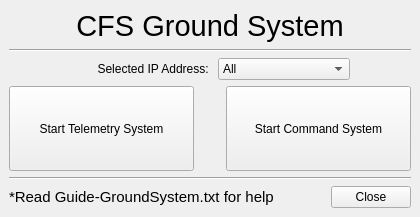
<?xml version="1.0" encoding="UTF-8"?>
<ui version="4.0">
 <class>MainWindow</class>
 <widget class="QMainWindow" name="MainWindow">
  <property name="enabled">
   <bool>true</bool>
  </property>
  <property name="geometry">
   <rect>
    <x>0</x>
    <y>0</y>
    <width>420</width>
    <height>217</height>
   </rect>
  </property>
  <property name="sizePolicy">
   <sizepolicy hsizetype="Preferred" vsizetype="Preferred">
    <horstretch>24</horstretch>
    <verstretch>0</verstretch>
   </sizepolicy>
  </property>
  <property name="windowTitle">
   <string>Main Window</string>
  </property>
  <widget class="QWidget" name="centralwidget">
   <layout class="QVBoxLayout" name="verticalLayout">
    <item>
     <widget class="QLabel" name="labelHomeTittle">
      <property name="font">
       <font>
        <pointsize>22</pointsize>
        <weight>50</weight>
        <bold>false</bold>
       </font>
      </property>
      <property name="text">
       <string>CFS Ground System</string>
      </property>
      <property name="alignment">
       <set>Qt::AlignCenter</set>
      </property>
     </widget>
    </item>
    <item>
     <widget class="Line" name="line_2">
      <property name="orientation">
       <enum>Qt::Horizontal</enum>
      </property>
     </widget>
    </item>
    <item>
     <layout class="QHBoxLayout" name="horizontalLayout">
      <item>
       <spacer name="horizontalSpacer">
        <property name="orientation">
         <enum>Qt::Horizontal</enum>
        </property>
        <property name="sizeHint" stdset="0">
         <size>
          <width>40</width>
          <height>20</height>
         </size>
        </property>
       </spacer>
      </item>
      <item>
       <widget class="QLabel" name="label_3">
        <property name="sizePolicy">
         <sizepolicy hsizetype="Fixed" vsizetype="Preferred">
          <horstretch>0</horstretch>
          <verstretch>0</verstretch>
         </sizepolicy>
        </property>
        <property name="minimumSize">
         <size>
          <width>141</width>
          <height>0</height>
         </size>
        </property>
        <property name="text">
         <string>Selected IP Address: </string>
        </property>
        <property name="alignment">
         <set>Qt::AlignRight|Qt::AlignTrailing|Qt::AlignVCenter</set>
        </property>
       </widget>
      </item>
      <item>
       <widget class="QComboBox" name="comboBoxIpAddresses">
        <property name="minimumSize">
         <size>
          <width>132</width>
          <height>0</height>
         </size>
        </property>
        <property name="maximumSize">
         <size>
          <width>132</width>
          <height>16777215</height>
         </size>
        </property>
        <item>
         <property name="text">
          <string>All</string>
         </property>
        </item>
       </widget>
      </item>
      <item>
       <spacer name="horizontalSpacer_2">
        <property name="orientation">
         <enum>Qt::Horizontal</enum>
        </property>
        <property name="sizeHint" stdset="0">
         <size>
          <width>40</width>
          <height>20</height>
         </size>
        </property>
       </spacer>
      </item>
     </layout>
    </item>
    <item>
     <layout class="QHBoxLayout" name="horizontalLayout_2">
      <property name="spacing">
       <number>32</number>
      </property>
      <item>
       <widget class="QPushButton" name="pushButtonStartTlm">
        <property name="sizePolicy">
         <sizepolicy hsizetype="Minimum" vsizetype="Expanding">
          <horstretch>0</horstretch>
          <verstretch>0</verstretch>
         </sizepolicy>
        </property>
        <property name="text">
         <string>Start Telemetry System</string>
        </property>
       </widget>
      </item>
      <item>
       <widget class="QPushButton" name="pushButtonStartCmd">
        <property name="sizePolicy">
         <sizepolicy hsizetype="Minimum" vsizetype="Expanding">
          <horstretch>0</horstretch>
          <verstretch>0</verstretch>
         </sizepolicy>
        </property>
        <property name="text">
         <string>Start Command System</string>
        </property>
       </widget>
      </item>
     </layout>
    </item>
    <item>
     <widget class="Line" name="line">
      <property name="orientation">
       <enum>Qt::Horizontal</enum>
      </property>
     </widget>
    </item>
    <item>
     <layout class="QHBoxLayout" name="horizontalLayout_4">
      <item>
       <widget class="QLabel" name="label_5">
        <property name="font">
         <font>
          <pointsize>11</pointsize>
         </font>
        </property>
        <property name="text">
         <string>*Read Guide-GroundSystem.txt for help</string>
        </property>
       </widget>
      </item>
      <item>
       <widget class="QPushButton" name="pushButton">
        <property name="sizePolicy">
         <sizepolicy hsizetype="Fixed" vsizetype="Fixed">
          <horstretch>0</horstretch>
          <verstretch>0</verstretch>
         </sizepolicy>
        </property>
        <property name="text">
         <string>Close</string>
        </property>
       </widget>
      </item>
     </layout>
    </item>
   </layout>
  </widget>
 </widget>
 <resources/>
 <connections>
  <connection>
   <sender>pushButton</sender>
   <signal>clicked()</signal>
   <receiver>MainWindow</receiver>
   <slot>close()</slot>
   <hints>
    <hint type="sourcelabel">
     <x>378</x>
     <y>259</y>
    </hint>
    <hint type="destinationlabel">
     <x>435</x>
     <y>253</y>
    </hint>
   </hints>
  </connection>
 </connections>
</ui>
